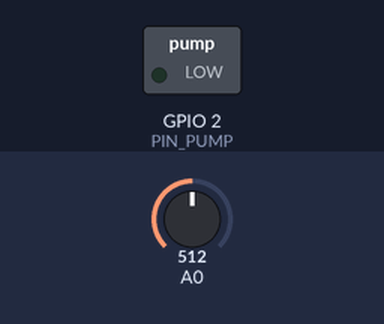
Simulated run of this sketch. Board: ESP8266 (NodeMCU). Shown: switched loads named in the sketch (green lamp = pin HIGH). Inputs (shaded band) come from the test bench; at power-on: A0 = 512. WiFi joins after 1.5 s; servers stay silent unless stated; the Firebase database answers and starts empty; what the sketch prints to the serial monitor is not drawn.

Above: at 0.1 s.
At 1.7 s:
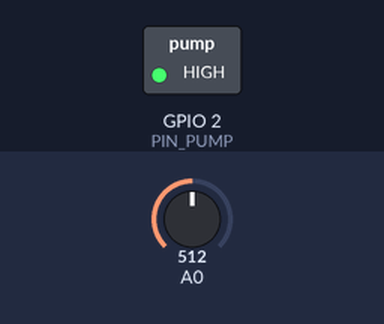
Timing chart, 0 to 3.2 s (numbered marks = the images above):
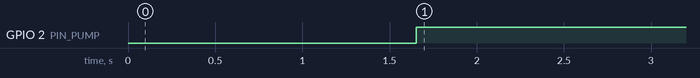

Measured:
- by itself, GPIO 2 (PIN_PUMP): LOW → HIGH at 1.7 s

The sketch:

Garden_ESP8266_Code.ino
```cpp
#include <ESP8266WiFi.h>
#include <FirebaseArduino.h>
#define PIN_PUMP BUILTIN_LED
#define FIREBASE_HOST "iot-project-54031.firebaseio.com"
#define FIREBASE_AUTH "nhk5csKwhWtLTwj760Kz0fxTYSpA4OWDOk2Vutr4"
#define WIFI_SSID "I Believe Wi Can Fi"
#define WIFI_PASSWORD "IBWCF#69"

void setup() {
  Serial.begin(9600);
  pinMode(PIN_PUMP, OUTPUT);

  WiFi.begin(WIFI_SSID, WIFI_PASSWORD);
  Serial.print("connecting");
  while (WiFi.status() != WL_CONNECTED) {
    Serial.print(".");
    delay(500);
  }
  Serial.println();
  Serial.print("connected: ");
  Serial.println(WiFi.localIP());

  Firebase.begin(FIREBASE_HOST, FIREBASE_AUTH);
}

void loop() {

  int humidityGet = Firebase.getString("set").toInt();
  int humidityRaw = analogRead(A0);
  int humidityReal = map(humidityRaw, 1023, 0, 0, 100);
  if (humidityReal > humidityGet) {
    digitalWrite(PIN_PUMP, HIGH);
  } else {
    digitalWrite(PIN_PUMP, LOW);
  }
  Firebase.setInt("humidity", humidityReal);
  Serial.print(humidityGet);
  Serial.print(humidityReal);

}
```
